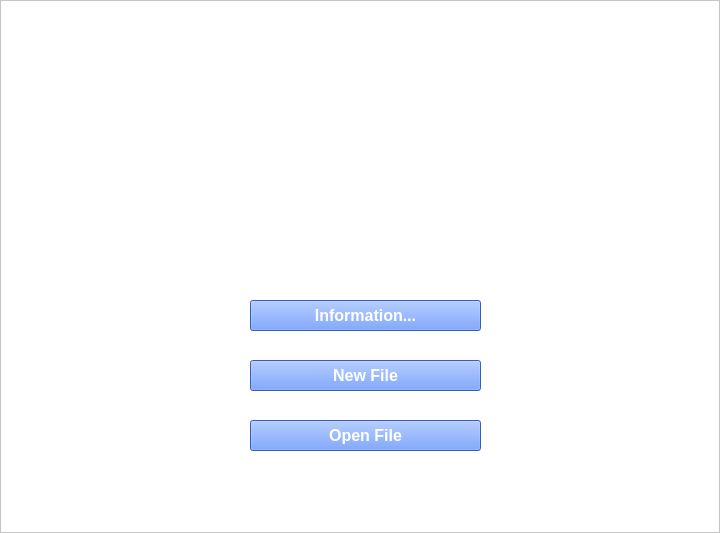
<?xml version="1.0" encoding="UTF-8"?>
<ui version="4.0">
 <class>Index</class>
 <widget class="QWidget" name="Index">
  <property name="geometry">
   <rect>
    <x>0</x>
    <y>0</y>
    <width>720</width>
    <height>533</height>
   </rect>
  </property>
  <property name="windowTitle">
   <string>Index</string>
  </property>
  <property name="windowIcon">
   <iconset>
    <normaloff>../assets/favicon.png</normaloff>
    <normalon>../assets/favicon.png</normalon>../assets/favicon.png</iconset>
  </property>
  <property name="styleSheet">
   <string notr="true"/>
  </property>
  <layout class="QVBoxLayout" name="verticalLayout">
   <property name="spacing">
    <number>0</number>
   </property>
   <property name="leftMargin">
    <number>0</number>
   </property>
   <property name="topMargin">
    <number>0</number>
   </property>
   <property name="rightMargin">
    <number>0</number>
   </property>
   <property name="bottomMargin">
    <number>0</number>
   </property>
   <item>
    <widget class="QFrame" name="backgroundFrame">
     <property name="styleSheet">
      <string notr="true">background-color: rgb(255, 255, 255);</string>
     </property>
     <property name="frameShape">
      <enum>QFrame::StyledPanel</enum>
     </property>
     <property name="frameShadow">
      <enum>QFrame::Raised</enum>
     </property>
     <widget class="QWidget" name="contentWidget" native="true">
      <property name="geometry">
       <rect>
        <x>250</x>
        <y>50</y>
        <width>231</width>
        <height>231</height>
       </rect>
      </property>
      <property name="whatsThis">
       <string>&lt;html&gt;&lt;head/&gt;&lt;body&gt;&lt;p&gt;&lt;img src=&quot;:/assets/logo.png&quot;/&gt;&lt;/p&gt;&lt;/body&gt;&lt;/html&gt;</string>
      </property>
      <property name="styleSheet">
       <string notr="true">
image: url(:/assets/logo.png);</string>
      </property>
     </widget>
     <widget class="QPushButton" name="Information">
      <property name="geometry">
       <rect>
        <x>250</x>
        <y>300</y>
        <width>231</width>
        <height>31</height>
       </rect>
      </property>
      <property name="font">
       <font>
        <pointsize>12</pointsize>
        <weight>75</weight>
        <bold>true</bold>
       </font>
      </property>
      <property name="styleSheet">
       <string notr="true">QPushButton{
background-color: rgb(75, 132, 255);
color:white;
}
QPushButton::hover{
	background-color: rgb(89, 178, 220);
}</string>
      </property>
      <property name="text">
       <string>Information...</string>
      </property>
     </widget>
     <widget class="QPushButton" name="newFile">
      <property name="geometry">
       <rect>
        <x>250</x>
        <y>360</y>
        <width>231</width>
        <height>31</height>
       </rect>
      </property>
      <property name="font">
       <font>
        <pointsize>12</pointsize>
        <weight>75</weight>
        <bold>true</bold>
       </font>
      </property>
      <property name="styleSheet">
       <string notr="true">QPushButton{
background-color: rgb(75, 132, 255);
color:white;
}
QPushButton::hover{
	background-color: rgb(89, 178, 220);
}</string>
      </property>
      <property name="text">
       <string>New File</string>
      </property>
      <property name="icon">
       <iconset>
        <normaloff>../assets/filenew.png</normaloff>../assets/filenew.png</iconset>
      </property>
     </widget>
     <widget class="QPushButton" name="openFile">
      <property name="geometry">
       <rect>
        <x>250</x>
        <y>420</y>
        <width>231</width>
        <height>31</height>
       </rect>
      </property>
      <property name="font">
       <font>
        <pointsize>12</pointsize>
        <weight>75</weight>
        <bold>true</bold>
       </font>
      </property>
      <property name="styleSheet">
       <string notr="true">QPushButton{
background-color: rgb(75, 132, 255);
color:white;
}
QPushButton::hover{
	background-color: rgb(89, 178, 220);
}</string>
      </property>
      <property name="text">
       <string>Open File</string>
      </property>
      <property name="icon">
       <iconset>
        <normaloff>../assets/fileopen.png</normaloff>../assets/fileopen.png</iconset>
      </property>
     </widget>
    </widget>
   </item>
  </layout>
 </widget>
 <resources>
  <include location="../textedit.qrc"/>
 </resources>
 <connections/>
</ui>
